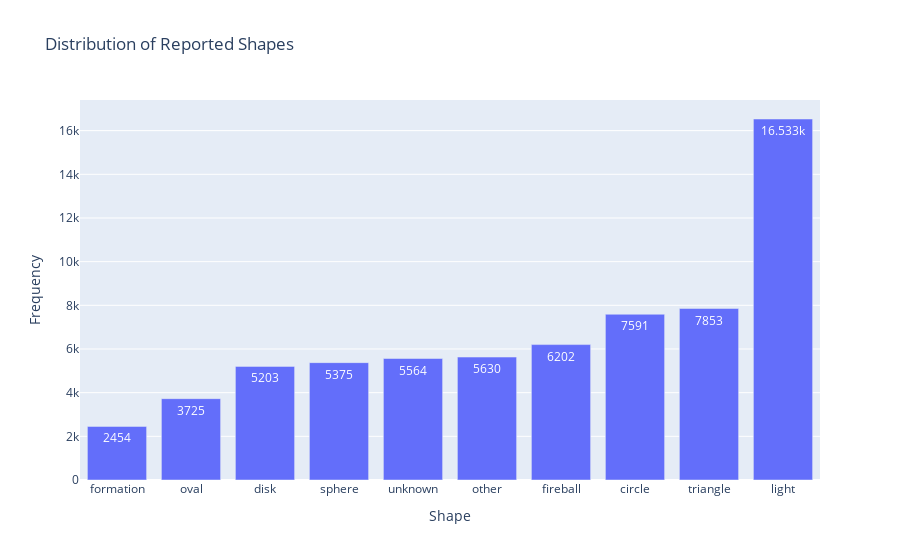

The notebook cell saved with this chart:
### Code cell
#calculate frequency of shapes and keep top 10
dfg = df_ufo.groupby(['shape']).size().to_frame().sort_values([0], ascending = False).head(10).reset_index()

#we have to rename the columns because of multindexing
dfg.columns = ['shape', 'count']

#use plotly bar to create a bar chart and order by count
shapesbar = px.bar(dfg, x ='shape', y='count',
                    title = title, labels = labels,
                    text_auto=True
                    ).update_xaxes(categoryorder='total ascending')
shapesbar.show()

### Figure 1 — Plotly figure (JSON) as saved in the notebook; plotly's stock layout.template omitted (floating-point values rounded to 4 significant figures)
{"data": [{"alignmentgroup": "True", "hovertemplate": "Shape=%{x}<br>Frequency=%{y}<extra></extra>", "legendgroup": "", "marker": {"color": "#636efa", "pattern": {"shape": ""}}, "name": "", "offsetgroup": "", "orientation": "v", "showlegend": false, "textposition": "auto", "texttemplate": "%{y}", "type": "bar", "x": ["light", "triangle", "circle", "fireball", "other", "unknown", "sphere", "disk", "oval", "formation"], "xaxis": "x", "y": [16533, 7853, 7591, 6202, 5630, 5564, 5375, 5203, 3725, 2454], "yaxis": "y"}], "layout": {"barmode": "relative", "legend": {"tracegroupgap": 0}, "title": {"text": "Distribution of Reported Shapes"}, "xaxis": {"anchor": "y", "categoryorder": "total ascending", "domain": [0, 1], "title": {"text": "Shape"}}, "yaxis": {"anchor": "x", "domain": [0, 1], "title": {"text": "Frequency"}}}}
